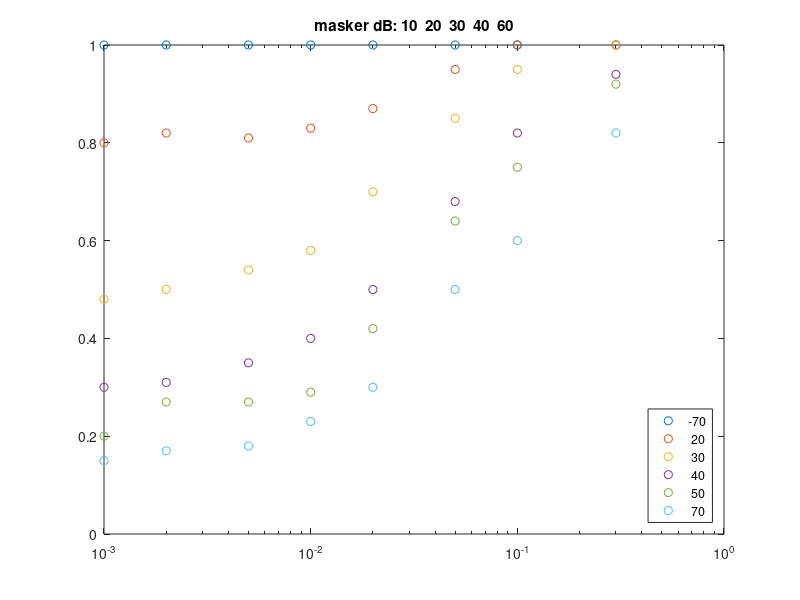

Reproduce this figure in MATLAB. (Note: this script raises an error after producing the figure.)
function testFM(channelBF,paramsName, AN_spikesOrProbability,...
    paramChanges)
% testFM compares model forward masking against some animal data.
%   The demonstration is based on Harris and Dallos (1979).
%
% Input arguments:
%   channelBF: single channel model best frequency
%   AN_spikesOrProbability: specify 'spikes' or 'probability',
%       spikes is more realistic but takes longer
%       refractory effect is included only for spikes
%   paramsName: parameter file name containing model parameters.
%    (default='Normal')
%  paramChanges: cell array contining list of changes to parameters. These
%   are implemented after reading the parameter file (default='')
%
% The experiment consists of a masker tone followed by a probe tone.
%  The masker is varied in level and the gap between them is also varied.
%  Figure 8 shows the HSR AN response to the stimulus
%  Figure 7 calculates the rate response to the probe tone normalised to
%  the response to the probe alone (no makser).
%
% Examples:
% testFM(1000,'Normal','probability', '');
% testFM(1000,'Normal','spikes', '');

if nargin==0
    channelBF=1000;
    paramsName=('Normal');
    AN_spikesOrProbability='spikes';
    paramChanges=[];
else
    if nargin<3
        paramChanges=[];
    end
end

% masker and probe levels are relative to this threshold
thresholdAtCF=10; % dB SPL
maskerLevels=[-80   10 20 30 40 60 ] + thresholdAtCF;

showPSTHs=1;    %Figure 8 is enabled

sampleRate=50000;
dt=1/sampleRate;

% Probe and masker are at same frequency as channelBF
maskerFrequency=channelBF;
maskerDuration=.1;

targetFrequency=maskerFrequency;
probeLeveldB=20+thresholdAtCF;	% H&D use 20 dB SL/ TMC uses 10 dB SL
probeDuration=0.015; % HD use 15 ms probe (fig 3).

% stimulus is <initialSilenceDuration> <ramped masker> <gap> <ramped tone>
%   <finalsilence>;
rampDuration=.001;  % HD use 1 ms linear ramp
initialSilenceDuration=0.02;
finalSilenceDuration=0.05;      % useful for showing recovery

global IHCpreSynapseParams  AN_IHCsynapseParams
global  ANprobRateOutput  ANoutput ANtauCas  dtSpikes
dbstop if error
restorePath=path;
addpath (['..' filesep 'MAP'], ['..' filesep 'utilities'], ...
    ['..' filesep 'parameterStore'],  ['..' filesep 'wavFileStore'],...
    ['..' filesep 'testPrograms'])
figure(7), clf
% fixed location for 'testPhysiology'
set(gcf,'position',[613    36   360   247])
set(gcf,'name', ['forward masking: thresholdAtCF=' num2str(thresholdAtCF)])

if showPSTHs
    figure(8), clf
    set(gcf,'name', 'Harris and Dallos simulation')
    set(gcf,'position',[980    36   380   249])
end

% Plot Harris and Dallos data for comparison
figure(7)
gapDurations=[0.001	0.002	0.005	0.01	0.02	0.05	0.1	0.3];
HDmaskerLevels=[+10	+20	+30	+40	+60];
HDresponse=[
    1 1 1 1 1 1 1 1;
    0.8  	0.82	0.81	0.83	0.87	0.95	1	    1;
    0.48	0.5	    0.54	0.58	0.7	    0.85	0.95	1;
    0.3	    0.31	0.35	0.4	    0.5	    0.68	0.82	0.94;
    0.2 	0.27	0.27	0.29	0.42	0.64	0.75	0.92;
    0.15	0.17	0.18	0.23	0.3	     0.5	0.6	    0.82];
semilogx(gapDurations,HDresponse,'o'), hold on
legend(strvcat(num2str(maskerLevels')),'location','southeast')
title([ 'masker dB: ' num2str(HDmaskerLevels)])

%% Run the trials
maxProbeResponse=0;
levelNo=0;
resultsMatrix=zeros(length(maskerLevels), length(gapDurations));
summaryFiringRates=[];

% initial silence
time=dt: dt: initialSilenceDuration;
initialSilence=zeros(1,length(time));

% probe
time=dt: dt: probeDuration;
amp=28e-6*10^(probeLeveldB/20);
probe=amp*sin(2*pi.*targetFrequency*time);
% ramps
% catch rampTime error
if rampDuration>0.5*probeDuration, rampDuration=probeDuration/2; end
rampTime=dt:dt:rampDuration;
% raised cosine ramp
ramp=[0.5*(1+cos(2*pi*rampTime/(2*rampDuration)+pi)) ...
    ones(1,length(time)-length(rampTime))];
%  onset ramp
probe=probe.*ramp;
%  offset ramp makes complete ramp for probe
ramp=fliplr(ramp);
% apply ramp mask to probe. Probe does not change below
probe=probe.*ramp;

% final silence
time=dt: dt: finalSilenceDuration;
finalSilence=zeros(1,length(time));

PSTHplotCount=0;
longestSignalDuration=initialSilenceDuration + maskerDuration +...
    max(gapDurations) + probeDuration + finalSilenceDuration ;
for maskerLeveldB=maskerLevels
    levelNo=levelNo+1;
    allDurations=[];
    allFiringRates=[];

    %masker
    time=dt: dt: maskerDuration;
    masker=sin(2*pi.*maskerFrequency*time);
    % masker ramps
    if rampDuration>0.5*maskerDuration
        % catch ramp duration error
        rampDuration=maskerDuration/2;
    end
    % NB masker ramp (not probe ramp)
    rampTime=dt:dt:rampDuration;
    % raised cosine ramp
    ramp=[0.5*(1+cos(2*pi*rampTime/(2*rampDuration)+pi))...
        ones(1,length(time)-length(rampTime))];
    %  onset ramp
    masker=masker.*ramp;
    %  offset ramp
    ramp=fliplr(ramp);
    % apply ramp
    masker=masker.*ramp;
    amp=28e-6*10^(maskerLeveldB/20);
    maskerPa=amp*masker;

    for gapDuration=gapDurations
        time=dt: dt: gapDuration;
        gap=zeros(1,length(time));

        inputSignal=...
            [initialSilence maskerPa gap probe finalSilence];
        %         time=dt:dt:length(inputSignal)*dt;
        %         figure(99), plot(time,inputSignal)

        % **********************************  run MAP model
        nChanges=length(paramChanges);
        paramChanges{nChanges+1}='AN_IHCsynapseParams.numFibers=	500;';
        MAP1_14(inputSignal, 1/dt, targetFrequency, ...
            paramsName, AN_spikesOrProbability, paramChanges);

        if strcmp(AN_spikesOrProbability,'probability')
            [nFibers c]=size(ANprobRateOutput);
            ANresponse=ANprobRateOutput(end,:); % HSR fibers
            dtSpikes=dt; % no adjustment for spikes speedup
        else% % spikes
            [nFibers c]=size(ANoutput);
            if length(IHCpreSynapseParams.tauCa)==2
                % ignore LSR fibers
                nLSRfibers=nFibers/length(ANtauCas);
                ANresponse=ANoutput(end-nLSRfibers:end,:);
            else
                ANresponse=ANoutput;
            end
            ANresponse=sum(ANresponse);
        end

%         ANresponseTimes=dtSpikes:dtSpikes:length(ANresponse)*dtSpikes;
%         figure(99), plot(ANresponseTimes,ANresponse)

        % analyse results
        probeStart=initialSilenceDuration+maskerDuration+gapDuration;
        PSTHbinWidth=dtSpikes;
        responseDelay=0.005;
        probeTimes=probeStart+responseDelay:...
            PSTHbinWidth:probeStart+probeDuration+responseDelay;
        probeIDX=round(probeTimes/PSTHbinWidth);
        probePSTH=ANresponse(probeIDX);
        firingRate=mean(probePSTH);
        % NB this only works if you start with the lowest level masker
        maxProbeResponse=max([maxProbeResponse firingRate]);
        allDurations=[allDurations gapDuration];
        allFiringRates=[allFiringRates firingRate];

        %% show PSTHs
        if showPSTHs
            nLevels=length(maskerLevels);
            nDurations=length(gapDurations);
            figure(8)
            PSTHbinWidth=1e-3;
            PSTH=UTIL_PSTHmaker(ANresponse, dtSpikes, PSTHbinWidth);
            PSTH=PSTH*dtSpikes/PSTHbinWidth;
            PSTHplotCount=PSTHplotCount+1;
            subplot(nLevels,nDurations,PSTHplotCount)
            PSTHtime=PSTHbinWidth:PSTHbinWidth:...
                PSTHbinWidth*length(PSTH);
            if strcmp(AN_spikesOrProbability, 'spikes')
                bar(PSTHtime, PSTH/PSTHbinWidth/nFibers)
                %                 ylim([0 500])
            else
                bar(PSTHtime, PSTH)
                ylim([0 500])
            end
            xlim([0 longestSignalDuration])
            grid on

            if PSTHplotCount< (nLevels-1) * nDurations+1
                set(gca,'xticklabel',[])
            end

            if ~isequal(mod(PSTHplotCount,nDurations),1)
                set(gca,'yticklabel',[])
            else
                ylabel([num2str(maskerLevels...
                    (round(PSTHplotCount/nDurations) +1))])
            end

            if PSTHplotCount<=nDurations
                title([num2str(1000*gapDurations(PSTHplotCount)) 'ms'])
            end

            %         figure(99),            bar(PSTHtime, PSTH)

        end % showPSTHs

    end     % gapDurations duration
    summaryFiringRates=[summaryFiringRates allFiringRates'];

    figure(7), hold on
    semilogx(allDurations, allFiringRates/maxProbeResponse)
    ylim([0 1]), hold on
    ylim([0 inf]), xlim([min(gapDurations) max(gapDurations)])
    xlim([0.001 1])
    pause(0.1) % to allow for CTRL/C interrupts
    resultsMatrix(levelNo,:)=allFiringRates;
end          % maskerLevel

disp('delay/ rates')
disp(num2str(round( [1000*allDurations' summaryFiringRates])))

% replot with best adjustment
% figure(34), clf% use for separate plot
figure(7), clf
peakProbe=max(max(resultsMatrix));
resultsMatrix=resultsMatrix/peakProbe;
semilogx(gapDurations,HDresponse,'o'), hold on
title(['FrMsk: probe ' num2str(probeLeveldB)...
    'dB SL: peakProbe=' num2str(peakProbe,'%5.0f') ' sp/s'])
xlabel('gap duration (s)'), ylabel ('probe response')
semilogx(allDurations, resultsMatrix'), ylim([0 1])
ylim([0 inf]),
xlim([0.001 1])
legend(strvcat(num2str(maskerLevels'-thresholdAtCF)), -1)

% ------------------------------------------------- display parameters
disp(['parameter file was: ' paramsName])
fprintf('\n')
% UTIL_showStruct(inputStimulusParams, 'inputStimulusParams')
% UTIL_showStruct(outerMiddleEarParams, 'outerMiddleEarParams')
% UTIL_showStruct(DRNLParams, 'DRNLParams')
% UTIL_showStruct(IHC_VResp_VivoParams, 'IHC_VResp_VivoParams')
UTIL_showStruct(IHCpreSynapseParams, 'IHCpreSynapseParams')
UTIL_showStruct(AN_IHCsynapseParams, 'AN_IHCsynapseParams')


path(restorePath);
